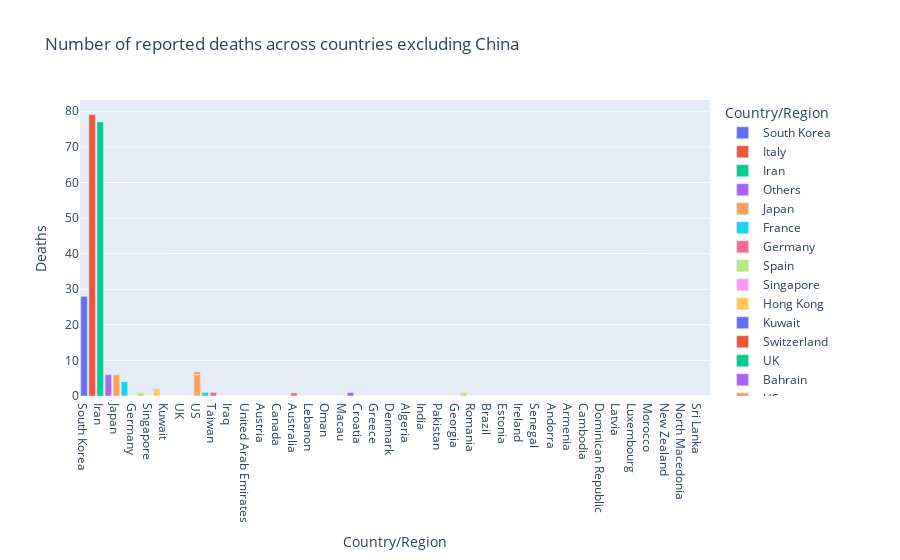

Notebook cell for this chart:
### Code cell
df = pd.read_excel('./data/exl_china.xlsx')
fig = px.bar(df, x='Country/Region', y = 'Deaths', color='Country/Region', title ='Number of reported deaths across countries excluding China')
fig.show()

### Figure 1 — Plotly figure (JSON) as saved in the notebook; plotly's stock layout.template omitted (floating-point values rounded to 4 significant figures)
{"data": [{"alignmentgroup": "True", "hoverlabel": {"namelength": 0}, "hovertemplate": "Country/Region=%{x}<br>Deaths=%{y}", "legendgroup": "South Korea", "marker": {"color": "#636efa"}, "name": "South Korea", "offsetgroup": "South Korea", "orientation": "v", "showlegend": true, "textposition": "auto", "type": "bar", "x": ["South Korea"], "xaxis": "x", "y": [28], "yaxis": "y"}, {"alignmentgroup": "True", "hoverlabel": {"namelength": 0}, "hovertemplate": "Country/Region=%{x}<br>Deaths=%{y}", "legendgroup": "Italy", "marker": {"color": "#EF553B"}, "name": "Italy", "offsetgroup": "Italy", "orientation": "v", "showlegend": true, "textposition": "auto", "type": "bar", "x": ["Italy"], "xaxis": "x", "y": [79], "yaxis": "y"}, {"alignmentgroup": "True", "hoverlabel": {"namelength": 0}, "hovertemplate": "Country/Region=%{x}<br>Deaths=%{y}", "legendgroup": "Iran", "marker": {"color": "#00cc96"}, "name": "Iran", "offsetgroup": "Iran", "orientation": "v", "showlegend": true, "textposition": "auto", "type": "bar", "x": ["Iran"], "xaxis": "x", "y": [77], "yaxis": "y"}, {"alignmentgroup": "True", "hoverlabel": {"namelength": 0}, "hovertemplate": "Country/Region=%{x}<br>Deaths=%{y}", "legendgroup": "Others", "marker": {"color": "#ab63fa"}, "name": "Others", "offsetgroup": "Others", "orientation": "v", "showlegend": true, "textposition": "auto", "type": "bar", "x": ["Others"], "xaxis": "x", "y": [6], "yaxis": "y"}, {"alignmentgroup": "True", "hoverlabel": {"namelength": 0}, "hovertemplate": "Country/Region=%{x}<br>Deaths=%{y}", "legendgroup": "Japan", "marker": {"color": "#FFA15A"}, "name": "Japan", "offsetgroup": "Japan", "orientation": "v", "showlegend": true, "textposition": "auto", "type": "bar", "x": ["Japan"], "xaxis": "x", "y": [6], "yaxis": "y"}, {"alignmentgroup": "True", "hoverlabel": {"namelength": 0}, "hovertemplate": "Country/Region=%{x}<br>Deaths=%{y}", "legendgroup": "France", "marker": {"color": "#19d3f3"}, "name": "France", "offsetgroup": "France", "orientation": "v", "showlegend": true, "textposition": "auto", "type": "bar", "x": ["France"], "xaxis": "x", "y": [4], "yaxis": "y"}, {"alignmentgroup": "True", "hoverlabel": {"namelength": 0}, "hovertemplate": "Country/Region=%{x}<br>Deaths=%{y}", "legendgroup": "Germany", "marker": {"color": "#FF6692"}, "name": "Germany", "offsetgroup": "Germany", "orientation": "v", "showlegend": true, "textposition": "auto", "type": "bar", "x": ["Germany"], "xaxis": "x", "y": [0], "yaxis": "y"}, {"alignmentgroup": "True", "hoverlabel": {"namelength": 0}, "hovertemplate": "Country/Region=%{x}<br>Deaths=%{y}", "legendgroup": "Spain", "marker": {"color": "#B6E880"}, "name": "Spain", "offsetgroup": "Spain", "orientation": "v", "showlegend": true, "textposition": "auto", "type": "bar", "x": ["Spain"], "xaxis": "x", "y": [1], "yaxis": "y"}, {"alignmentgroup": "True", "hoverlabel": {"namelength": 0}, "hovertemplate": "Country/Region=%{x}<br>Deaths=%{y}", "legendgroup": "Singapore", "marker": {"color": "#FF97FF"}, "name": "Singapore", "offsetgroup": "Singapore", "orientation": "v", "showlegend": true, "textposition": "auto", "type": "bar", "x": ["Singapore"], "xaxis": "x", "y": [0], "yaxis": "y"}, {"alignmentgroup": "True", "hoverlabel": {"namelength": 0}, "hovertemplate": "Country/Region=%{x}<br>Deaths=%{y}", "legendgroup": "Hong Kong", "marker": {"color": "#FECB52"}, "name": "Hong Kong", "offsetgroup": "Hong Kong", "orientation": "v", "showlegend": true, "textposition": "auto", "type": "bar", "x": ["Hong Kong"], "xaxis": "x", "y": [2], "yaxis": "y"}, {"alignmentgroup": "True", "hoverlabel": {"namelength": 0}, "hovertemplate": "Country/Region=%{x}<br>Deaths=%{y}", "legendgroup": "Kuwait", "marker": {"color": "#636efa"}, "name": "Kuwait", "offsetgroup": "Kuwait", "orientation": "v", "showlegend": true, "textposition": "auto", "type": "bar", "x": ["Kuwait"], "xaxis": "x", "y": [0], "yaxis": "y"}, {"alignmentgroup": "True", "hoverlabel": {"namelength": 0}, "hovertemplate": "Country/Region=%{x}<br>Deaths=%{y}", "legendgroup": "Switzerland", "marker": {"color": "#EF553B"}, "name": "Switzerland", "offsetgroup": "Switzerland", "orientation": "v", "showlegend": true, "textposition": "auto", "type": "bar", "x": ["Switzerland"], "xaxis": "x", "y": [0], "yaxis": "y"}, {"alignmentgroup": "True", "hoverlabel": {"namelength": 0}, "hovertemplate": "Country/Region=%{x}<br>Deaths=%{y}", "legendgroup": "UK", "marker": {"color": "#00cc96"}, "name": "UK", "offsetgroup": "UK", "orientation": "v", "showlegend": true, "textposition": "auto", "type": "bar", "x": ["UK"], "xaxis": "x", "y": [0], "yaxis": "y"}, {"alignmentgroup": "True", "hoverlabel": {"namelength": 0}, "hovertemplate": "Country/Region=%{x}<br>Deaths=%{y}", "legendgroup": "Bahrain", "marker": {"color": "#ab63fa"}, "name": "Bahrain", "offsetgroup": "Bahrain", "orientation": "v", "showlegend": true, "textposition": "auto", "type": "bar", "x": ["Bahrain"], "xaxis": "x", "y": [0], "yaxis": "y"}, {"alignmentgroup": "True", "hoverlabel": {"namelength": 0}, "hovertemplate": "Country/Region=%{x}<br>Deaths=%{y}", "legendgroup": "US", "marker": {"color": "#FFA15A"}, "name": "US", "offsetgroup": "US", "orientation": "v", "showlegend": true, "textposition": "auto", "type": "bar", "x": ["US", "US", "US", "US", "US", "US", "US", "US", "US", "US", "US", "US", "US", "US", "US", "US", "US", "US", "US", "US", "US", "US", "US", "US", "US", "US", "US", "US", "US", "US", "US", "US", "US", "US"], "xaxis": "x", "y": [0, 6, 0, 1, 0, 0, 0, 0, 0, 0, 0, 0, 0, 0, 0, 0, 0, 0, 0, 0, 0, 0, 0, 0, 0, 0, 0, 0, 0, 0, 0, 0, 0, 0], "yaxis": "y"}, {"alignmentgroup": "True", "hoverlabel": {"namelength": 0}, "hovertemplate": "Country/Region=%{x}<br>Deaths=%{y}", "legendgroup": "Thailand", "marker": {"color": "#19d3f3"}, "name": "Thailand", "offsetgroup": "Thailand", "orientation": "v", "showlegend": true, "textposition": "auto", "type": "bar", "x": ["Thailand"], "xaxis": "x", "y": [1], "yaxis": "y"}, {"alignmentgroup": "True", "hoverlabel": {"namelength": 0}, "hovertemplate": "Country/Region=%{x}<br>Deaths=%{y}", "legendgroup": "Taiwan", "marker": {"color": "#FF6692"}, "name": "Taiwan", "offsetgroup": "Taiwan", "orientation": "v", "showlegend": true, "textposition": "auto", "type": "bar", "x": ["Taiwan"], "xaxis": "x", "y": [1], "yaxis": "y"}, {"alignmentgroup": "True", "hoverlabel": {"namelength": 0}, "hovertemplate": "Country/Region=%{x}<br>Deaths=%{y}", "legendgroup": "Malaysia", "marker": {"color": "#B6E880"}, "name": "Malaysia", "offsetgroup": "Malaysia", "orientation": "v", "showlegend": true, "textposition": "auto", "type": "bar", "x": ["Malaysia"], "xaxis": "x", "y": [0], "yaxis": "y"}, {"alignmentgroup": "True", "hoverlabel": {"namelength": 0}, "hovertemplate": "Country/Region=%{x}<br>Deaths=%{y}", "legendgroup": "Iraq", "marker": {"color": "#FF97FF"}, "name": "Iraq", "offsetgroup": "Iraq", "orientation": "v", "showlegend": true, "textposition": "auto", "type": "bar", "x": ["Iraq"], "xaxis": "x", "y": [0], "yaxis": "y"}, {"alignmentgroup": "True", "hoverlabel": {"namelength": 0}, "hovertemplate": "Country/Region=%{x}<br>Deaths=%{y}", "legendgroup": "Norway", "marker": {"color": "#FECB52"}, "name": "Norway", "offsetgroup": "Norway", "orientation": "v", "showlegend": true, "textposition": "auto", "type": "bar", "x": ["Norway"], "xaxis": "x", "y": [0], "yaxis": "y"}, {"alignmentgroup": "True", "hoverlabel": {"namelength": 0}, "hovertemplate": "Country/Region=%{x}<br>Deaths=%{y}", "legendgroup": "United Arab Emirates", "marker": {"color": "#636efa"}, "name": "United Arab Emirates", "offsetgroup": "United Arab Emirates", "orientation": "v", "showlegend": true, "textposition": "auto", "type": "bar", "x": ["United Arab Emirates"], "xaxis": "x", "y": [0], "yaxis": "y"}, {"alignmentgroup": "True", "hoverlabel": {"namelength": 0}, "hovertemplate": "Country/Region=%{x}<br>Deaths=%{y}", "legendgroup": "Netherlands", "marker": {"color": "#EF553B"}, "name": "Netherlands", "offsetgroup": "Netherlands", "orientation": "v", "showlegend": true, "textposition": "auto", "type": "bar", "x": ["Netherlands"], "xaxis": "x", "y": [0], "yaxis": "y"}, {"alignmentgroup": "True", "hoverlabel": {"namelength": 0}, "hovertemplate": "Country/Region=%{x}<br>Deaths=%{y}", "legendgroup": "Austria", "marker": {"color": "#00cc96"}, "name": "Austria", "offsetgroup": "Austria", "orientation": "v", "showlegend": true, "textposition": "auto", "type": "bar", "x": ["Austria"], "xaxis": "x", "y": [0], "yaxis": "y"}, {"alignmentgroup": "True", "hoverlabel": {"namelength": 0}, "hovertemplate": "Country/Region=%{x}<br>Deaths=%{y}", "legendgroup": "Sweden", "marker": {"color": "#ab63fa"}, "name": "Sweden", "offsetgroup": "Sweden", "orientation": "v", "showlegend": true, "textposition": "auto", "type": "bar", "x": ["Sweden"], "xaxis": "x", "y": [0], "yaxis": "y"}, {"alignmentgroup": "True", "hoverlabel": {"namelength": 0}, "hovertemplate": "Country/Region=%{x}<br>Deaths=%{y}", "legendgroup": "Canada", "marker": {"color": "#FFA15A"}, "name": "Canada", "offsetgroup": "Canada", "orientation": "v", "showlegend": true, "textposition": "auto", "type": "bar", "x": ["Canada", "Canada", "Canada", "Canada"], "xaxis": "x", "y": [0, 0, 0, 0], "yaxis": "y"}, {"alignmentgroup": "True", "hoverlabel": {"namelength": 0}, "hovertemplate": "Country/Region=%{x}<br>Deaths=%{y}", "legendgroup": "Vietnam", "marker": {"color": "#19d3f3"}, "name": "Vietnam", "offsetgroup": "Vietnam", "orientation": "v", "showlegend": true, "textposition": "auto", "type": "bar", "x": ["Vietnam"], "xaxis": "x", "y": [0], "yaxis": "y"}, {"alignmentgroup": "True", "hoverlabel": {"namelength": 0}, "hovertemplate": "Country/Region=%{x}<br>Deaths=%{y}", "legendgroup": "Australia", "marker": {"color": "#FF6692"}, "name": "Australia", "offsetgroup": "Australia", "orientation": "v", "showlegend": true, "textposition": "auto", "type": "bar", "x": ["Australia", "Australia", "Australia", "Australia", "Australia", "Australia", "Australia"], "xaxis": "x", "y": [0, 0, 0, 0, 1, 0, 0], "yaxis": "y"}, {"alignmentgroup": "True", "hoverlabel": {"namelength": 0}, "hovertemplate": "Country/Region=%{x}<br>Deaths=%{y}", "legendgroup": "Belgium", "marker": {"color": "#B6E880"}, "name": "Belgium", "offsetgroup": "Belgium", "orientation": "v", "showlegend": true, "textposition": "auto", "type": "bar", "x": ["Belgium"], "xaxis": "x", "y": [0], "yaxis": "y"}, {"alignmentgroup": "True", "hoverlabel": {"namelength": 0}, "hovertemplate": "Country/Region=%{x}<br>Deaths=%{y}", "legendgroup": "Lebanon", "marker": {"color": "#FF97FF"}, "name": "Lebanon", "offsetgroup": "Lebanon", "orientation": "v", "showlegend": true, "textposition": "auto", "type": "bar", "x": ["Lebanon"], "xaxis": "x", "y": [0], "yaxis": "y"}, {"alignmentgroup": "True", "hoverlabel": {"namelength": 0}, "hovertemplate": "Country/Region=%{x}<br>Deaths=%{y}", "legendgroup": "Israel", "marker": {"color": "#FECB52"}, "name": "Israel", "offsetgroup": "Israel", "orientation": "v", "showlegend": true, "textposition": "auto", "type": "bar", "x": ["Israel"], "xaxis": "x", "y": [0], "yaxis": "y"}, {"alignmentgroup": "True", "hoverlabel": {"namelength": 0}, "hovertemplate": "Country/Region=%{x}<br>Deaths=%{y}", "legendgroup": "Oman", "marker": {"color": "#636efa"}, "name": "Oman", "offsetgroup": "Oman", "orientation": "v", "showlegend": true, "textposition": "auto", "type": "bar", "x": ["Oman"], "xaxis": "x", "y": [0], "yaxis": "y"}, {"alignmentgroup": "True", "hoverlabel": {"namelength": 0}, "hovertemplate": "Country/Region=%{x}<br>Deaths=%{y}", "legendgroup": "Iceland", "marker": {"color": "#EF553B"}, "name": "Iceland", "offsetgroup": "Iceland", "orientation": "v", "showlegend": true, "textposition": "auto", "type": "bar", "x": ["Iceland"], "xaxis": "x", "y": [0], "yaxis": "y"}, {"alignmentgroup": "True", "hoverlabel": {"namelength": 0}, "hovertemplate": "Country/Region=%{x}<br>Deaths=%{y}", "legendgroup": "Macau", "marker": {"color": "#00cc96"}, "name": "Macau", "offsetgroup": "Macau", "orientation": "v", "showlegend": true, "textposition": "auto", "type": "bar", "x": ["Macau"], "xaxis": "x", "y": [0], "yaxis": "y"}, {"alignmentgroup": "True", "hoverlabel": {"namelength": 0}, "hovertemplate": "Country/Region=%{x}<br>Deaths=%{y}", "legendgroup": "San Marino", "marker": {"color": "#ab63fa"}, "name": "San Marino", "offsetgroup": "San Marino", "orientation": "v", "showlegend": true, "textposition": "auto", "type": "bar", "x": ["San Marino"], "xaxis": "x", "y": [1], "yaxis": "y"}, {"alignmentgroup": "True", "hoverlabel": {"namelength": 0}, "hovertemplate": "Country/Region=%{x}<br>Deaths=%{y}", "legendgroup": "Croatia", "marker": {"color": "#FFA15A"}, "name": "Croatia", "offsetgroup": "Croatia", "orientation": "v", "showlegend": true, "textposition": "auto", "type": "bar", "x": ["Croatia"], "xaxis": "x", "y": [0], "yaxis": "y"}, {"alignmentgroup": "True", "hoverlabel": {"namelength": 0}, "hovertemplate": "Country/Region=%{x}<br>Deaths=%{y}", "legendgroup": "Ecuador", "marker": {"color": "#19d3f3"}, "name": "Ecuador", "offsetgroup": "Ecuador", "orientation": "v", "showlegend": true, "textposition": "auto", "type": "bar", "x": ["Ecuador"], "xaxis": "x", "y": [0], "yaxis": "y"}, {"alignmentgroup": "True", "hoverlabel": {"namelength": 0}, "hovertemplate": "Country/Region=%{x}<br>Deaths=%{y}", "legendgroup": "Greece", "marker": {"color": "#FF6692"}, "name": "Greece", "offsetgroup": "Greece", "orientation": "v", "showlegend": true, "textposition": "auto", "type": "bar", "x": ["Greece"], "xaxis": "x", "y": [0], "yaxis": "y"}, {"alignmentgroup": "True", "hoverlabel": {"namelength": 0}, "hovertemplate": "Country/Region=%{x}<br>Deaths=%{y}", "legendgroup": "Qatar", "marker": {"color": "#B6E880"}, "name": "Qatar", "offsetgroup": "Qatar", "orientation": "v", "showlegend": true, "textposition": "auto", "type": "bar", "x": ["Qatar"], "xaxis": "x", "y": [0], "yaxis": "y"}, {"alignmentgroup": "True", "hoverlabel": {"namelength": 0}, "hovertemplate": "Country/Region=%{x}<br>Deaths=%{y}", "legendgroup": "Denmark", "marker": {"color": "#FF97FF"}, "name": "Denmark", "offsetgroup": "Denmark", "orientation": "v", "showlegend": true, "textposition": "auto", "type": "bar", "x": ["Denmark"], "xaxis": "x", "y": [0], "yaxis": "y"}, {"alignmentgroup": "True", "hoverlabel": {"namelength": 0}, "hovertemplate": "Country/Region=%{x}<br>Deaths=%{y}", "legendgroup": "Finland", "marker": {"color": "#FECB52"}, "name": "Finland", "offsetgroup": "Finland", "orientation": "v", "showlegend": true, "textposition": "auto", "type": "bar", "x": ["Finland"], "xaxis": "x", "y": [0], "yaxis": "y"}, {"alignmentgroup": "True", "hoverlabel": {"namelength": 0}, "hovertemplate": "Country/Region=%{x}<br>Deaths=%{y}", "legendgroup": "Algeria", "marker": {"color": "#636efa"}, "name": "Algeria", "offsetgroup": "Algeria", "orientation": "v", "showlegend": true, "textposition": "auto", "type": "bar", "x": ["Algeria"], "xaxis": "x", "y": [0], "yaxis": "y"}, {"alignmentgroup": "True", "hoverlabel": {"namelength": 0}, "hovertemplate": "Country/Region=%{x}<br>Deaths=%{y}", "legendgroup": "Czech Republic", "marker": {"color": "#EF553B"}, "name": "Czech Republic", "offsetgroup": "Czech Republic", "orientation": "v", "showlegend": true, "textposition": "auto", "type": "bar", "x": ["Czech Republic"], "xaxis": "x", "y": [0], "yaxis": "y"}, {"alignmentgroup": "True", "hoverlabel": {"namelength": 0}, "hovertemplate": "Country/Region=%{x}<br>Deaths=%{y}", "legendgroup": "India", "marker": {"color": "#00cc96"}, "name": "India", "offsetgroup": "India", "orientation": "v", "showlegend": true, "textposition": "auto", "type": "bar", "x": ["India"], "xaxis": "x", "y": [0], "yaxis": "y"}, {"alignmentgroup": "True", "hoverlabel": {"namelength": 0}, "hovertemplate": "Country/Region=%{x}<br>Deaths=%{y}", "legendgroup": "Mexico", "marker": {"color": "#ab63fa"}, "name": "Mexico", "offsetgroup": "Mexico", "orientation": "v", "showlegend": true, "textposition": "auto", "type": "bar", "x": ["Mexico"], "xaxis": "x", "y": [0], "yaxis": "y"}, {"alignmentgroup": "True", "hoverlabel": {"namelength": 0}, "hovertemplate": "Country/Region=%{x}<br>Deaths=%{y}", "legendgroup": "Pakistan", "marker": {"color": "#FFA15A"}, "name": "Pakistan", "offsetgroup": "Pakistan", "orientation": "v", "showlegend": true, "textposition": "auto", "type": "bar", "x": ["Pakistan"], "xaxis": "x", "y": [0], "yaxis": "y"}, {"alignmentgroup": "True", "hoverlabel": {"namelength": 0}, "hovertemplate": "Country/Region=%{x}<br>Deaths=%{y}", "legendgroup": "Azerbaijan", "marker": {"color": "#19d3f3"}, "name": "Azerbaijan", "offsetgroup": "Azerbaijan", "orientation": "v", "showlegend": true, "textposition": "auto", "type": "bar", "x": ["Azerbaijan"], "xaxis": "x", "y": [0], "yaxis": "y"}, {"alignmentgroup": "True", "hoverlabel": {"namelength": 0}, "hovertemplate": "Country/Region=%{x}<br>Deaths=%{y}", "legendgroup": "Georgia", "marker": {"color": "#FF6692"}, "name": "Georgia", "offsetgroup": "Georgia", "orientation": "v", "showlegend": true, "textposition": "auto", "type": "bar", "x": ["Georgia"], "xaxis": "x", "y": [0], "yaxis": "y"}, {"alignmentgroup": "True", "hoverlabel": {"namelength": 0}, "hovertemplate": "Country/Region=%{x}<br>Deaths=%{y}", "legendgroup": "Philippines", "marker": {"color": "#B6E880"}, "name": "Philippines", "offsetgroup": "Philippines", "orientation": "v", "showlegend": true, "textposition": "auto", "type": "bar", "x": ["Philippines"], "xaxis": "x", "y": [1], "yaxis": "y"}, {"alignmentgroup": "True", "hoverlabel": {"namelength": 0}, "hovertemplate": "Country/Region=%{x}<br>Deaths=%{y}", "legendgroup": "Romania", "marker": {"color": "#FF97FF"}, "name": "Romania", "offsetgroup": "Romania", "orientation": "v", "showlegend": true, "textposition": "auto", "type": "bar", "x": ["Romania"], "xaxis": "x", "y": [0], "yaxis": "y"}, {"alignmentgroup": "True", "hoverlabel": {"namelength": 0}, "hovertemplate": "Country/Region=%{x}<br>Deaths=%{y}", "legendgroup": "Russia", "marker": {"color": "#FECB52"}, "name": "Russia", "offsetgroup": "Russia", "orientation": "v", "showlegend": true, "textposition": "auto", "type": "bar", "x": ["Russia"], "xaxis": "x", "y": [0], "yaxis": "y"}, {"alignmentgroup": "True", "hoverlabel": {"namelength": 0}, "hovertemplate": "Country/Region=%{x}<br>Deaths=%{y}", "legendgroup": "Brazil", "marker": {"color": "#636efa"}, "name": "Brazil", "offsetgroup": "Brazil", "orientation": "v", "showlegend": true, "textposition": "auto", "type": "bar", "x": ["Brazil"], "xaxis": "x", "y": [0], "yaxis": "y"}, {"alignmentgroup": "True", "hoverlabel": {"namelength": 0}, "hovertemplate": "Country/Region=%{x}<br>Deaths=%{y}", "legendgroup": "Egypt", "marker": {"color": "#EF553B"}, "name": "Egypt", "offsetgroup": "Egypt", "orientation": "v", "showlegend": true, "textposition": "auto", "type": "bar", "x": ["Egypt"], "xaxis": "x", "y": [0], "yaxis": "y"}, {"alignmentgroup": "True", "hoverlabel": {"namelength": 0}, "hovertemplate": "Country/Region=%{x}<br>Deaths=%{y}", "legendgroup": "Estonia", "marker": {"color": "#00cc96"}, "name": "Estonia", "offsetgroup": "Estonia", "orientation": "v", "showlegend": true, "textposition": "auto", "type": "bar", "x": ["Estonia"], "xaxis": "x", "y": [0], "yaxis": "y"}, {"alignmentgroup": "True", "hoverlabel": {"namelength": 0}, "hovertemplate": "Country/Region=%{x}<br>Deaths=%{y}", "legendgroup": "Indonesia", "marker": {"color": "#ab63fa"}, "name": "Indonesia", "offsetgroup": "Indonesia", "orientation": "v", "showlegend": true, "textposition": "auto", "type": "bar", "x": ["Indonesia"], "xaxis": "x", "y": [0], "yaxis": "y"}, {"alignmentgroup": "True", "hoverlabel": {"namelength": 0}, "hovertemplate": "Country/Region=%{x}<br>Deaths=%{y}", "legendgroup": "Ireland", "marker": {"color": "#FFA15A"}, "name": "Ireland", "offsetgroup": "Ireland", "orientation": "v", "showlegend": true, "textposition": "auto", "type": "bar", "x": ["Ireland"], "xaxis": "x", "y": [0], "yaxis": "y"}, {"alignmentgroup": "True", "hoverlabel": {"namelength": 0}, "hovertemplate": "Country/Region=%{x}<br>Deaths=%{y}", "legendgroup": "Portugal", "marker": {"color": "#19d3f3"}, "name": "Portugal", "offsetgroup": "Portugal", "orientation": "v", "showlegend": true, "textposition": "auto", "type": "bar", "x": ["Portugal"], "xaxis": "x", "y": [0], "yaxis": "y"}, {"alignmentgroup": "True", "hoverlabel": {"namelength": 0}, "hovertemplate": "Country/Region=%{x}<br>Deaths=%{y}", "legendgroup": "Senegal", "marker": {"color": "#FF6692"}, "name": "Senegal", "offsetgroup": "Senegal", "orientation": "v", "showlegend": true, "textposition": "auto", "type": "bar", "x": ["Senegal"], "xaxis": "x", "y": [0], "yaxis": "y"}, {"alignmentgroup": "True", "hoverlabel": {"namelength": 0}, "hovertemplate": "Country/Region=%{x}<br>Deaths=%{y}", "legendgroup": "Afghanistan", "marker": {"color": "#B6E880"}, "name": "Afghanistan", "offsetgroup": "Afghanistan", "orientation": "v", "showlegend": true, "textposition": "auto", "type": "bar", "x": ["Afghanistan"], "xaxis": "x", "y": [0], "yaxis": "y"}, {"alignmentgroup": "True", "hoverlabel": {"namelength": 0}, "hovertemplate": "Country/Region=%{x}<br>Deaths=%{y}", "legendgroup": "Andorra", "marker": {"color": "#FF97FF"}, "name": "Andorra", "offsetgroup": "Andorra", "orientation": "v", "showlegend": true, "textposition": "auto", "type": "bar", "x": ["Andorra"], "xaxis": "x", "y": [0], "yaxis": "y"}, {"alignmentgroup": "True", "hoverlabel": {"namelength": 0}, "hovertemplate": "Country/Region=%{x}<br>Deaths=%{y}", "legendgroup": "Argentina", "marker": {"color": "#FECB52"}, "name": "Argentina", "offsetgroup": "Argentina", "orientation": "v", "showlegend": true, "textposition": "auto", "type": "bar", "x": ["Argentina"], "xaxis": "x", "y": [0], "yaxis": "y"}, {"alignmentgroup": "True", "hoverlabel": {"namelength": 0}, "hovertemplate": "Country/Region=%{x}<br>Deaths=%{y}", "legendgroup": "Armenia", "marker": {"color": "#636efa"}, "name": "Armenia", "offsetgroup": "Armenia", "orientation": "v", "showlegend": true, "textposition": "auto", "type": "bar", "x": ["Armenia"], "xaxis": "x", "y": [0], "yaxis": "y"}, {"alignmentgroup": "True", "hoverlabel": {"namelength": 0}, "hovertemplate": "Country/Region=%{x}<br>Deaths=%{y}", "legendgroup": "Belarus", "marker": {"color": "#EF553B"}, "name": "Belarus", "offsetgroup": "Belarus", "orientation": "v", "showlegend": true, "textposition": "auto", "type": "bar", "x": ["Belarus"], "xaxis": "x", "y": [0], "yaxis": "y"}, {"alignmentgroup": "True", "hoverlabel": {"namelength": 0}, "hovertemplate": "Country/Region=%{x}<br>Deaths=%{y}", "legendgroup": "Cambodia", "marker": {"color": "#00cc96"}, "name": "Cambodia", "offsetgroup": "Cambodia", "orientation": "v", "showlegend": true, "textposition": "auto", "type": "bar", "x": ["Cambodia"], "xaxis": "x", "y": [0], "yaxis": "y"}, {"alignmentgroup": "True", "hoverlabel": {"namelength": 0}, "hovertemplate": "Country/Region=%{x}<br>Deaths=%{y}", "legendgroup": "Chile", "marker": {"color": "#ab63fa"}, "name": "Chile", "offsetgroup": "Chile", "orientation": "v", "showlegend": true, "textposition": "auto", "type": "bar", "x": ["Chile"], "xaxis": "x", "y": [0], "yaxis": "y"}, {"alignmentgroup": "True", "hoverlabel": {"namelength": 0}, "hovertemplate": "Country/Region=%{x}<br>Deaths=%{y}", "legendgroup": "Dominican Republic", "marker": {"color": "#FFA15A"}, "name": "Dominican Republic", "offsetgroup": "Dominican Republic", "orientation": "v", "showlegend": true, "textposition": "auto", "type": "bar", "x": ["Dominican Republic"], "xaxis": "x", "y": [0], "yaxis": "y"}, {"alignmentgroup": "True", "hoverlabel": {"namelength": 0}, "hovertemplate": "Country/Region=%{x}<br>Deaths=%{y}", "legendgroup": "Jordan", "marker": {"color": "#19d3f3"}, "name": "Jordan", "offsetgroup": "Jordan", "orientation": "v", "showlegend": true, "textposition": "auto", "type": "bar", "x": ["Jordan"], "xaxis": "x", "y": [0], "yaxis": "y"}, {"alignmentgroup": "True", "hoverlabel": {"namelength": 0}, "hovertemplate": "Country/Region=%{x}<br>Deaths=%{y}", "legendgroup": "Latvia", "marker": {"color": "#FF6692"}, "name": "Latvia", "offsetgroup": "Latvia", "orientation": "v", "showlegend": true, "textposition": "auto", "type": "bar", "x": ["Latvia"], "xaxis": "x", "y": [0], "yaxis": "y"}, {"alignmentgroup": "True", "hoverlabel": {"namelength": 0}, "hovertemplate": "Country/Region=%{x}<br>Deaths=%{y}", "legendgroup": "Lithuania", "marker": {"color": "#B6E880"}, "name": "Lithuania", "offsetgroup": "Lithuania", "orientation": "v", "showlegend": true, "textposition": "auto", "type": "bar", "x": ["Lithuania"], "xaxis": "x", "y": [0], "yaxis": "y"}, {"alignmentgroup": "True", "hoverlabel": {"namelength": 0}, "hovertemplate": "Country/Region=%{x}<br>Deaths=%{y}", "legendgroup": "Luxembourg", "marker": {"color": "#FF97FF"}, "name": "Luxembourg", "offsetgroup": "Luxembourg", "orientation": "v", "showlegend": true, "textposition": "auto", "type": "bar", "x": ["Luxembourg"], "xaxis": "x", "y": [0], "yaxis": "y"}, {"alignmentgroup": "True", "hoverlabel": {"namelength": 0}, "hovertemplate": "Country/Region=%{x}<br>Deaths=%{y}", "legendgroup": "Monaco", "marker": {"color": "#FECB52"}, "name": "Monaco", "offsetgroup": "Monaco", "orientation": "v", "showlegend": true, "textposition": "auto", "type": "bar", "x": ["Monaco"], "xaxis": "x", "y": [0], "yaxis": "y"}, {"alignmentgroup": "True", "hoverlabel": {"namelength": 0}, "hovertemplate": "Country/Region=%{x}<br>Deaths=%{y}", "legendgroup": "Morocco", "marker": {"color": "#636efa"}, "name": "Morocco", "offsetgroup": "Morocco", "orientation": "v", "showlegend": true, "textposition": "auto", "type": "bar", "x": ["Morocco"], "xaxis": "x", "y": [0], "yaxis": "y"}, {"alignmentgroup": "True", "hoverlabel": {"namelength": 0}, "hovertemplate": "Country/Region=%{x}<br>Deaths=%{y}", "legendgroup": "Nepal", "marker": {"color": "#EF553B"}, "name": "Nepal", "offsetgroup": "Nepal", "orientation": "v", "showlegend": true, "textposition": "auto", "type": "bar", "x": ["Nepal"], "xaxis": "x", "y": [0], "yaxis": "y"}, {"alignmentgroup": "True", "hoverlabel": {"namelength": 0}, "hovertemplate": "Country/Region=%{x}<br>Deaths=%{y}", "legendgroup": "New Zealand", "marker": {"color": "#00cc96"}, "name": "New Zealand", "offsetgroup": "New Zealand", "orientation": "v", "showlegend": true, "textposition": "auto", "type": "bar", "x": ["New Zealand"], "xaxis": "x", "y": [0], "yaxis": "y"}, {"alignmentgroup": "True", "hoverlabel": {"namelength": 0}, "hovertemplate": "Country/Region=%{x}<br>Deaths=%{y}", "legendgroup": "Nigeria", "marker": {"color": "#ab63fa"}, "name": "Nigeria", "offsetgroup": "Nigeria", "orientation": "v", "showlegend": true, "textposition": "auto", "type": "bar", "x": ["Nigeria"], "xaxis": "x", "y": [0], "yaxis": "y"}, {"alignmentgroup": "True", "hoverlabel": {"namelength": 0}, "hovertemplate": "Country/Region=%{x}<br>Deaths=%{y}", "legendgroup": "North Macedonia", "marker": {"color": "#FFA15A"}, "name": "North Macedonia", "offsetgroup": "North Macedonia", "orientation": "v", "showlegend": true, "textposition": "auto", "type": "bar", "x": ["North Macedonia"], "xaxis": "x", "y": [0], "yaxis": "y"}, {"alignmentgroup": "True", "hoverlabel": {"namelength": 0}, "hovertemplate": "Country/Region=%{x}<br>Deaths=%{y}", "legendgroup": "Saudi Arabia", "marker": {"color": "#19d3f3"}, "name": "Saudi Arabia", "offsetgroup": "Saudi Arabia", "orientation": "v", "showlegend": true, "textposition": "auto", "type": "bar", "x": ["Saudi Arabia"], "xaxis": "x", "y": [0], "yaxis": "y"}, {"alignmentgroup": "True", "hoverlabel": {"namelength": 0}, "hovertemplate": "Country/Region=%{x}<br>Deaths=%{y}", "legendgroup": "Sri Lanka", "marker": {"color": "#FF6692"}, "name": "Sri Lanka", "offsetgroup": "Sri Lanka", "orientation": "v", "showlegend": true, "textposition": "auto", "type": "bar", "x": ["Sri Lanka"], "xaxis": "x", "y": [0], "yaxis": "y"}, {"alignmentgroup": "True", "hoverlabel": {"namelength": 0}, "hovertemplate": "Country/Region=%{x}<br>Deaths=%{y}", "legendgroup": "Ukraine", "marker": {"color": "#B6E880"}, "name": "Ukraine", "offsetgroup": "Ukraine", "orientation": "v", "showlegend": true, "textposition": "auto", "type": "bar", "x": ["Ukraine"], "xaxis": "x", "y": [0], "yaxis": "y"}], "layout": {"barmode": "relative", "legend": {"title": {"text": "Country/Region"}, "tracegroupgap": 0}, "title": {"text": "Number of reported deaths across countries excluding China"}, "xaxis": {"anchor": "y", "categoryarray": ["South Korea", "Italy", "Iran", "Others", "Japan", "France", "Germany", "Spain", "Singapore", "Hong Kong", "Kuwait", "Switzerland", "UK", "Bahrain", "US", "Thailand", "Taiwan", "Malaysia", "Iraq", "Norway", "United Arab Emirates", "Netherlands", "Austria", "Sweden", "Canada", "Vietnam", "Australia", "Belgium", "Lebanon", "Israel", "Oman", "Iceland", "Macau", "San Marino", "Croatia", "Ecuador", "Greece", "Qatar", "Denmark", "Finland", "Algeria", "Czech Republic", "India", "Mexico", "Pakistan", "Azerbaijan", "Georgia", "Philippines", "Romania", "Russia", "Brazil", "Egypt", "Estonia", "Indonesia", "Ireland", "Portugal", "Senegal", "Afghanistan", "Andorra", "Argentina", "Armenia", "Belarus", "Cambodia", "Chile", "Dominican Republic", "Jordan", "Latvia", "Lithuania", "Luxembourg", "Monaco", "Morocco", "Nepal", "New Zealand", "Nigeria", "North Macedonia", "Saudi Arabia", "Sri Lanka", "Ukraine"], "categoryorder": "array", "domain": [0, 1], "title": {"text": "Country/Region"}}, "yaxis": {"anchor": "x", "domain": [0, 1], "title": {"text": "Deaths"}}}}
